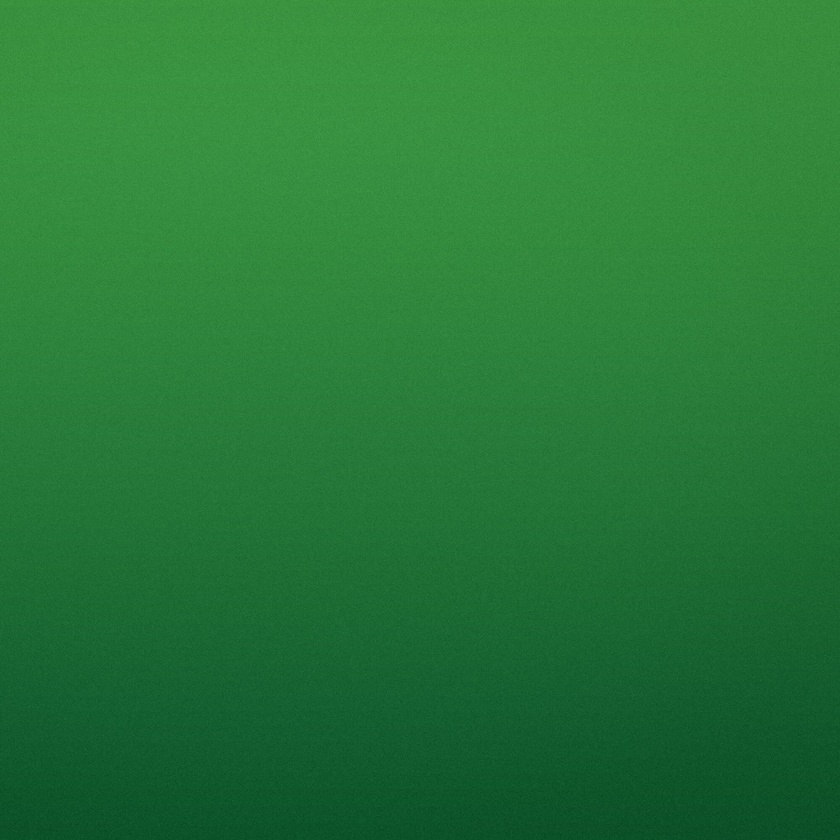
#> input picture LOMAVE_workspace/LeafOrNot_workspace/data/input/a.jpg, 840 x 840 px, shrunk from 2000 x 2000 before the run, found by its file name; its folder holds only this picture in this run
$ python main.py
#> lines starting #> are read from the running program, lines starting #| are printed output that depends on the picture; after the words box and inside, x2 and y2 are one past the last pixel; in counts of white or black regions, pixels touching at a corner belong together
### LOMAVE_workspace/lomave/preprocess.py

import cv2
import numpy as np

def to_grayscale(img):
    if img.ndim == 2:
        return img
    return cv2.cvtColor(img, cv2.COLOR_BGR2GRAY)

def denoise(img, method="gaussian", ksize=5, sigma=1.0):
    if method == "median":
        return cv2.medianBlur(img, ksize)
    # default gaussian
    return cv2.GaussianBlur(img, (ksize, ksize), sigmaX=sigma, sigmaY=sigma)

def equalize(img, method="clahe", clip=2.0, tile_grid_size=(8,8)):
    if method == "hist":
        return cv2.equalizeHist(img)
    # CLAHE
    clahe = cv2.createCLAHE(clipLimit=clip, tileGridSize=tile_grid_size)
    return clahe.apply(img)

def preprocess(img_bgr, denoise_method="gaussian", ksize=5, sigma=1.0, eq_method="clahe"):
    gray = to_grayscale(img_bgr)
    gray = denoise(gray, method=denoise_method, ksize=ksize, sigma=sigma)
    gray = equalize(gray, method=eq_method)
    return gray

### LOMAVE_workspace/lomave/filters.py

import numpy as np
import cv2
from typing import List, Tuple

def gabor_like_kernel(ksize: int, theta: float, sigma: float, lambd: float, gamma: float=0.5, psi: float=0.0):
    """Create a cosine-modulated Gaussian (Gabor-like) kernel with NumPy."""
    half = ksize // 2
    y, x = np.mgrid[-half:half+1, -half:half+1]
    # Rotate coordinates
    xr = x * np.cos(theta) + y * np.sin(theta)
    yr = -x * np.sin(theta) + y * np.cos(theta)
    gaussian = np.exp(-(xr**2 + (gamma**2)*(yr**2)) / (2*sigma**2))
    wave = np.cos(2*np.pi * xr / lambd + psi)
    kernel = gaussian * wave
    # zero-mean normalization
    kernel -= kernel.mean()
    norm = np.linalg.norm(kernel)
    if norm > 0:
        kernel /= norm
    return kernel.astype(np.float32)

def build_orientation_bank(n_orient: int = 12, ksize: int = 21, sigma: float = 3.0, lambd: float = 8.0, gamma: float = 0.5):
    thetas = [i * np.pi / n_orient for i in range(n_orient)]
    return [gabor_like_kernel(ksize, th, sigma, lambd, gamma) for th in thetas], thetas

def apply_filter_bank(img: np.ndarray, kernels: List[np.ndarray]) -> np.ndarray:
    """Convolve image with each kernel. Returns stack [H, W, K]."""
    if img.dtype != np.float32:
        img = img.astype(np.float32) / 255.0
    responses = []
    for k in kernels:
        r = cv2.filter2D(img, ddepth=-1, kernel=k, borderType=cv2.BORDER_REFLECT101)
        responses.append(r)
    stack = np.stack(responses, axis=-1)
    return stack

# [5 lines left out: function max_response, not called in this run]

### LOMAVE_workspace/lomave/adaptive_enhance.py

import numpy as np
import cv2

def local_variance(img: np.ndarray, win: int = 9):
    """Compute local variance using box filters."""
    if img.dtype != np.float32:
        img = img.astype(np.float32)
    k = (win, win)
    mean = cv2.boxFilter(img, ddepth=-1, ksize=k, normalize=True, borderType=cv2.BORDER_REFLECT101)
    mean_sq = cv2.boxFilter(img*img, ddepth=-1, ksize=k, normalize=True, borderType=cv2.BORDER_REFLECT101)
    var = np.maximum(mean_sq - mean*mean, 0.0)
    return var

def adaptive_fusion(response_stack: np.ndarray, base_img: np.ndarray, var_windows=(7, 15, 31), gain=(1.0, 1.5, 2.0)):
    """
    Fuse orientation responses with weights derived from multi-scale local variance.
    - High-variance regions (likely veins) get higher gain.
    """
    if base_img.dtype != np.float32:
        base = base_img.astype(np.float32)/255.0
    else:
        base = base_img
    var_maps = [local_variance(base, w) for w in var_windows]
    # Normalize variance maps to [0,1]
    var_norm = [(v - v.min()) / (np.ptp(v) + 1e-8) for v in var_maps]
    # Build weight map as a convex combination with gains
    W = np.zeros_like(var_norm[0])
    total = 1e-8
    for v, g in zip(var_norm, gain):
        W += g * v
        total += g
    W = np.clip(W / total, 0, 1)
    # Enhance stack by per-pixel weight; also do max response
    max_r = response_stack.max(axis=-1)
    # Sharpen using unsharp mask guided by W
    blur = cv2.GaussianBlur(max_r, (0,0), sigmaX=1.0)
    sharp = np.clip(max_r + W * (max_r - blur), 0, 1)
    # Contrast stretch
    lo, hi = np.percentile(sharp, (2, 98))
    if hi - lo < 1e-6:
        stretched = sharp
    else:
        stretched = np.clip((sharp - lo) / (hi - lo), 0, 1)
    return stretched, W

### LOMAVE_workspace/lomave/bio_model.py

import numpy as np
import cv2
from skimage.morphology import skeletonize, remove_small_objects
from skimage.measure import label, regionprops

def binarize(enhanced: np.ndarray, thresh_method: str = "otsu"):
    img8 = (np.clip(enhanced,0,1) * 255).astype(np.uint8)
    if thresh_method == "otsu":
        _, th = cv2.threshold(img8, 0, 255, cv2.THRESH_BINARY + cv2.THRESH_OTSU)
    else:
        # adaptive
        th = cv2.adaptiveThreshold(img8, 255, cv2.ADAPTIVE_THRESH_GAUSSIAN_C,
                                   cv2.THRESH_BINARY, 35, -2)
    return th

def skeletonize_veins(binary: np.ndarray, min_size: int = 30):
    # Ensure foreground veins are 1
    bw = (binary > 0).astype(np.uint8)
    # Remove small specks
    lbl = label(bw, connectivity=2)
    bw_clean = remove_small_objects(lbl, min_size=min_size)
    bw_clean = (bw_clean > 0).astype(np.uint8)
    skel = skeletonize(bw_clean).astype(np.uint8)
    return skel

def leaf_mask_from_image(gray_img: np.ndarray):
    # Simple Otsu for leaf region (assumes leaf darker than background)
    img8 = (gray_img if gray_img.dtype==np.uint8 else (np.clip(gray_img,0,1)*255).astype(np.uint8))
    _, th = cv2.threshold(img8, 0, 255, cv2.THRESH_BINARY+cv2.THRESH_OTSU)
    # Choose largest connected component as leaf
    lbl = label(th > 0)
    areas = [(r.area, r.label) for r in regionprops(lbl)]
    if not areas:
        return (th>0).astype(np.uint8)
    largest = max(areas)[1]
    mask = (lbl == largest).astype(np.uint8)
    return mask

### LOMAVE_workspace/lomave/feature_extraction.py

import numpy as np
from skimage.measure import label, regionprops
from scipy.ndimage import convolve

# 8-neighborhood offsets
K4 = np.array([[0,1,0],
               [1,0,1],
               [0,1,0]], dtype=np.uint8)
K8 = np.array([[1,1,1],
               [1,0,1],
               [1,1,1]], dtype=np.uint8)

def vein_density(skeleton: np.ndarray, leaf_mask: np.ndarray):
    area = max(leaf_mask.sum(), 1)
    veins = skeleton.sum()
    return veins / area

def skeleton_length_px(skeleton: np.ndarray):
    """Approximate geodesic length by counting 4- and 8-connected steps."""
    sk = (skeleton > 0).astype(np.uint8)
    n4 = ((convolve(sk, K4, mode='constant') > 0) & (sk==1)).sum()
    n8 = ((convolve(sk, K8, mode='constant') > 0) & (sk==1)).sum() - n4
    # Approximate length: 4-neighbors -> 1, diagonal -> sqrt(2)
    return n4 * 1.0 + n8 * np.sqrt(2)

def vein_to_area_ratio(skeleton: np.ndarray, leaf_mask: np.ndarray):
    area = max(leaf_mask.sum(), 1)
    length = skeleton_length_px(skeleton)
    return length / area

def extract_features(skeleton: np.ndarray, leaf_mask: np.ndarray):
    return {
        "vein_density": float(vein_density(skeleton, leaf_mask)),
        "skeleton_length_px": float(skeleton_length_px(skeleton)),
        "vein_to_area_ratio": float(vein_to_area_ratio(skeleton, leaf_mask))
    }

### LOMAVE_workspace/lomave/baselines.py

import cv2
import numpy as np
from skimage.filters import sobel, prewitt, laplace
from scipy.ndimage import gaussian_laplace

def sobel_edges(gray):
    if gray.dtype != np.float32:
        g = gray.astype(np.float32)/255.0
    else:
        g = gray
    e = sobel(g)
    return (e*255).astype(np.uint8)

def prewitt_edges(gray):
    if gray.dtype != np.float32:
        g = gray.astype(np.float32)/255.0
    else:
        g = gray
    e = prewitt(g)
    return (e*255).astype(np.uint8)

def canny_edges(gray, low=50, high=150):
    return cv2.Canny(gray, low, high)

def log_edges(gray, sigma=1.0):
    if gray.dtype != np.float32:
        g = gray.astype(np.float32)/255.0
    else:
        g = gray
    e = gaussian_laplace(g, sigma=sigma)
    e = np.abs(e)
    e = (e / (e.max() + 1e-8) * 255).astype(np.uint8)
    return e

### LOMAVE_workspace/main.py

import argparse, os, json
import cv2
import numpy as np
from lomave.preprocess import preprocess
from lomave.filters import build_orientation_bank, apply_filter_bank
from lomave.adaptive_enhance import adaptive_fusion
from lomave.bio_model import binarize, skeletonize_veins, leaf_mask_from_image
from lomave.feature_extraction import extract_features
from lomave.baselines import sobel_edges, prewitt_edges, canny_edges, log_edges
from lomave.utils.metrics import binarize as binarize_float, classification_metrics, ssim_score

def ensure_dir(p):
    os.makedirs(p, exist_ok=True)

def process_image(path, args, kernels):
    img = cv2.imread(path)
    if img is None:
        raise ValueError(f"Failed to read image: {path}")
    gray = preprocess(img, denoise_method=args.denoise, ksize=args.ksize, sigma=args.sigma, eq_method=args.equalize)
    stack = apply_filter_bank(gray, kernels)
    enhanced, weight_map = adaptive_fusion(stack, gray, var_windows=(7,15,31), gain=(1.0,1.5,2.0))
    binary = binarize(enhanced, "otsu")
    skel = skeletonize_veins(binary, min_size=args.min_size)
    mask = leaf_mask_from_image(gray)

    feats = extract_features(skel, mask)

    # Baselines & metrics (optional, needs GT)
    results = {"features": feats}
    if args.ground_truth_dir:
        base = os.path.basename(path)
        gt_path = os.path.join(args.ground_truth_dir, base)
        if os.path.exists(gt_path):
            gt = cv2.imread(gt_path, cv2.IMREAD_GRAYSCALE)
            if gt is not None:
                gt_bin = (gt > 0).astype(np.uint8)
                pred_bin = (binary > 0).astype(np.uint8)
                results["metrics"] = classification_metrics(pred_bin, gt_bin)
                results["ssim"] = ssim_score(enhanced, gt)
        else:
            results["metrics"] = None

    # Baseline edge maps for qualitative comparison
    sob = sobel_edges(gray)
    pre = prewitt_edges(gray)
    can = canny_edges(gray)
    log = log_edges(gray)

    return {
        "gray": gray,
        "enhanced": (enhanced*255).astype(np.uint8),
        "binary": binary,
        "skeleton": (skel*255).astype(np.uint8),
        "weight": (np.clip(weight_map,0,1)*255).astype(np.uint8),
        "sobel": sob,
        "prewitt": pre,
        "canny": can,
        "log": log,
        "report": results
    }

def save_outputs(out_dir, name, outputs):
    cv2.imwrite(os.path.join(out_dir, f"{name}_gray.png"), outputs["gray"])
    cv2.imwrite(os.path.join(out_dir, f"{name}_enhanced.png"), outputs["enhanced"])
    cv2.imwrite(os.path.join(out_dir, f"{name}_binary.png"), outputs["binary"])
    cv2.imwrite(os.path.join(out_dir, f"{name}_skeleton.png"), outputs["skeleton"])
    cv2.imwrite(os.path.join(out_dir, f"{name}_weights.png"), outputs["weight"])
    cv2.imwrite(os.path.join(out_dir, f"{name}_sobel.png"), outputs["sobel"])
    cv2.imwrite(os.path.join(out_dir, f"{name}_prewitt.png"), outputs["prewitt"])
    cv2.imwrite(os.path.join(out_dir, f"{name}_canny.png"), outputs["canny"])
    cv2.imwrite(os.path.join(out_dir, f"{name}_log.png"), outputs["log"])

def main():
    parser = argparse.ArgumentParser(description="LOMAVE: Leaf Oriented Multi-scale Adaptive Vein Enhancement")
    parser.add_argument("--input_dir", type=str, default="data/input")
    parser.add_argument("--output_dir", type=str, default="outputs/images")
    parser.add_argument("--metrics_out", type=str, default="outputs/metrics/results.json")
    parser.add_argument("--ground_truth_dir", type=str, default=None, help="Optional dir with GT edge maps.")
    parser.add_argument("--n_orient", type=int, default=12)
    parser.add_argument("--ksize", type=int, default=21)
    parser.add_argument("--sigma", type=float, default=1.0)
    parser.add_argument("--denoise", type=str, default="gaussian", choices=["gaussian","median"])
    parser.add_argument("--equalize", type=str, default="clahe", choices=["clahe","hist"])
    parser.add_argument("--min_size", type=int, default=30)
    args = parser.parse_args()

    ensure_dir(args.output_dir)
    ensure_dir(os.path.dirname(args.metrics_out))

    kernels, thetas = build_orientation_bank(n_orient=args.n_orient, ksize=args.ksize, sigma=3.0, lambd=8.0, gamma=0.5)

    all_reports = {}
    for fname in os.listdir(args.input_dir):
        if fname.lower().endswith((".png",".jpg",".jpeg",".bmp","tif","tiff")):
            fpath = os.path.join(args.input_dir, fname)
            try:
                outs = process_image(fpath, args, kernels)
#> in process_image, img is the input picture: shape (840, 840, 3); mean B, G, R 55.5, 120.1, 38.5
#> after the loop in apply_filter_bank, `for k in kernels:`: responses = 12 items
#> call 3 of local_variance, with win = 31
#> in local_variance (call 3), `k = (win, win)`: k = (31, 31)
#> in local_variance (call 3), `var = np.maximum(mean_sq - mean*mean, 0.0)`:
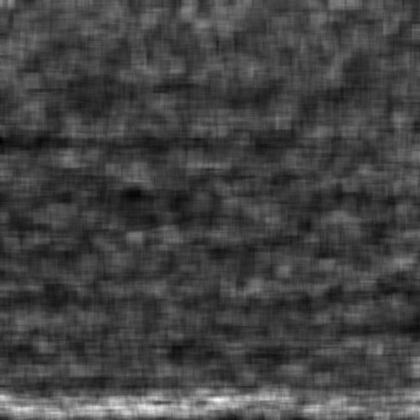
#> var: shape (840, 840) float32 (shown at 1/2 size); min 5.15e-05, max 0.0003, mean 0.000117; drawn with min black and max white
#> in adaptive_fusion, `var_maps = [local_variance(base, w) for w in var_windows]`: var_maps = 3 items
#> the loop in adaptive_fusion, `for v, g in zip(var_norm, gain):` made 3 passes
#> (g, total) on passes 1 to 3: (1, 1), (1.5, 2.5), (2, 4.5)
#> after the loop in adaptive_fusion, `for v, g in zip(var_norm, gain):`: total = 4.5
#> in adaptive_fusion, `sharp = np.clip(max_r + W * (max_r - blur), 0, 1)`:
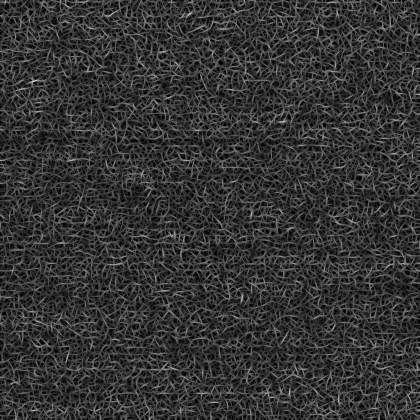
#> sharp: shape (840, 840) float32 (shown at 1/2 size); min 0, max 0.165, mean 0.0337; drawn with min black and max white
#> in adaptive_fusion, `lo, hi = np.percentile(sharp, (2, 98))`: lo = 0; hi = 0.0784
#> in binarize, `_, th = cv2.threshold(img8, 0, 255, cv2.THRESH_BINARY + cv2.THRESH_OTSU)`:
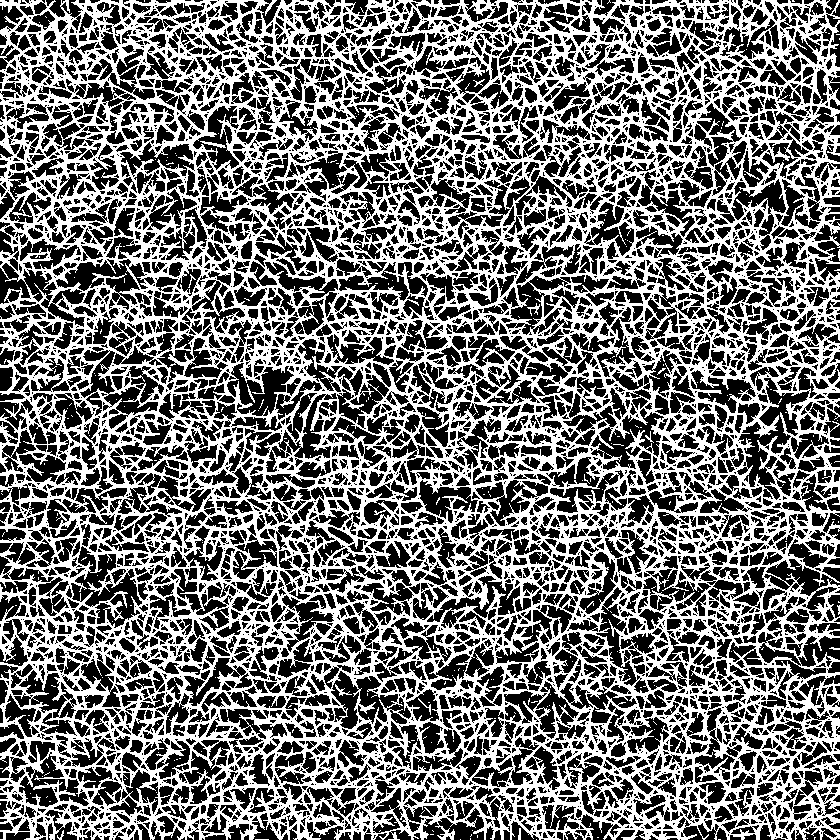
#> th: shape (840, 840); 45.2% white; 485 white regions (470 under 20 px), largest, box (x1, y1, x2, y2) and area: (0, 0, 840, 840) 317303, (200, 141, 226, 148) 67, (335, 684, 352, 696) 54
#> in leaf_mask_from_image, `lbl = label(th > 0)`:
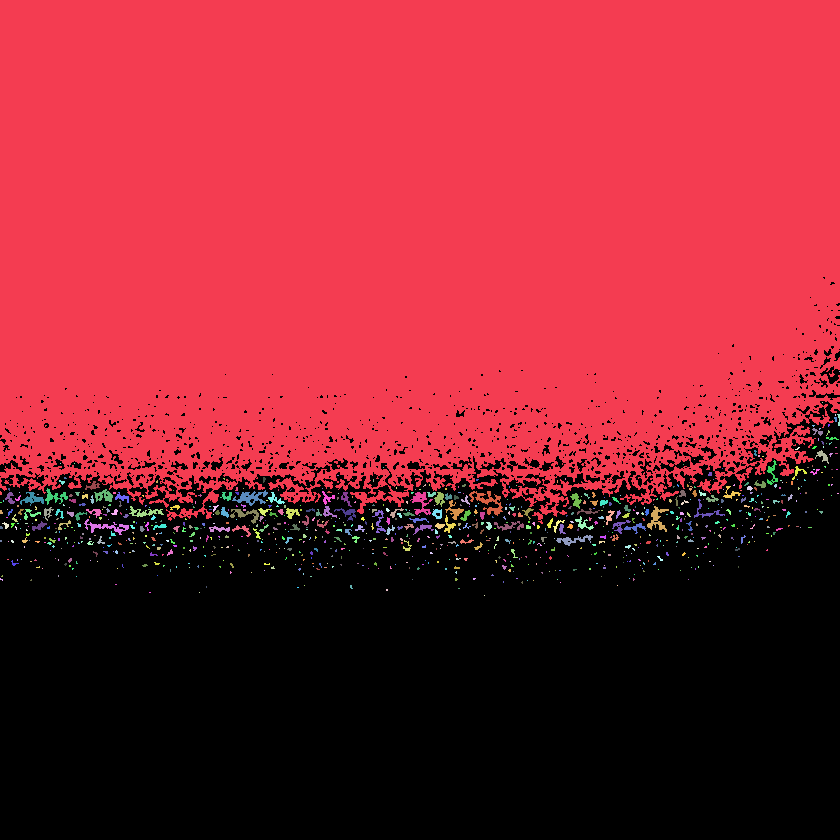
#> lbl: shape (840, 840) int32; 895 distinct labels, from 0 to 894; one colour per label, 0 black
#> in leaf_mask_from_image, `areas = [(r.area, r.label) for r in regionprops(lbl)]`: areas = 894 pairs, first value 1 to 396752, second value 1 to 894
#> in leaf_mask_from_image, `largest = max(areas)[1]`: largest = 1
#> in leaf_mask_from_image, `mask = (lbl == largest).astype(np.uint8)`:
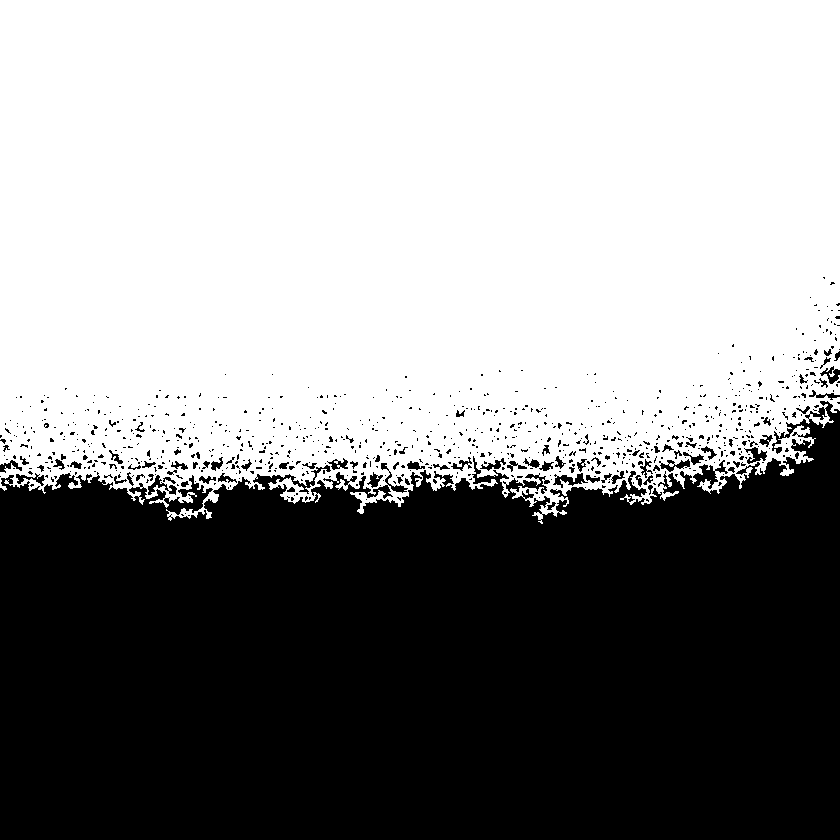
#> mask: shape (840, 840); values 0 (black) and 1 (white), 56.2% white; 885 black regions (792 under 20 px), largest, box (x1, y1, x2, y2) and area: (0, 401, 840, 840) 300265, (553, 473, 588, 488) 224, (148, 475, 177, 495) 192
#> in vein_density, `area = max(leaf_mask.sum(), 1)`: area = 396752
#> in vein_density, `veins = skeleton.sum()`: veins = 130428
#> in skeleton_length_px, `n4 = ((convolve(sk, K4, mode='constant') > 0) & (sk==1)).sum()`: n4 = 117540
#> in skeleton_length_px, `n8 = ((convolve(sk, K8, mode='constant') > 0) & (sk==1)).sum() - n4`: n8 = 12888
#> in vein_to_area_ratio, `area = max(leaf_mask.sum(), 1)`: area = 396752
#> in vein_to_area_ratio, `length = skeleton_length_px(skeleton)`: length = 135766.4
#> in process_image, `feats = extract_features(skel, mask)`: feats = {'vein_density': 0.329, 'skeleton_length_px': 135766.4, 'vein_to_area_ratio': 0.342}
#> in log_edges, `e = np.abs(e)`:
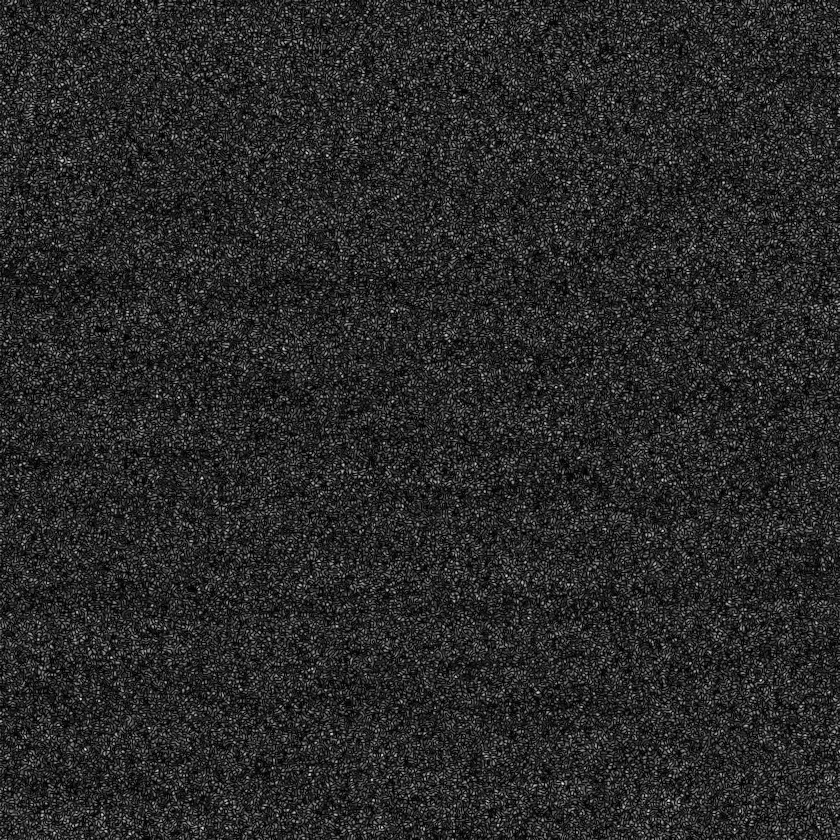
#> e: shape (840, 840) float32; min 4.66e-10, max 0.0245, mean 0.00398; drawn with min black and max white
#> outs = 10 items
            except Exception as e:
                print(f"[WARN] {fname}: {e}")
                continue
            stem = os.path.splitext(fname)[0]
            save_outputs(args.output_dir, stem, outs)
            all_reports[fname] = outs["report"]

    with open(args.metrics_out, "w") as f:
        json.dump(all_reports, f, indent=2)
    print(f"Saved metrics to {args.metrics_out}")

if __name__ == "__main__":
    main()
